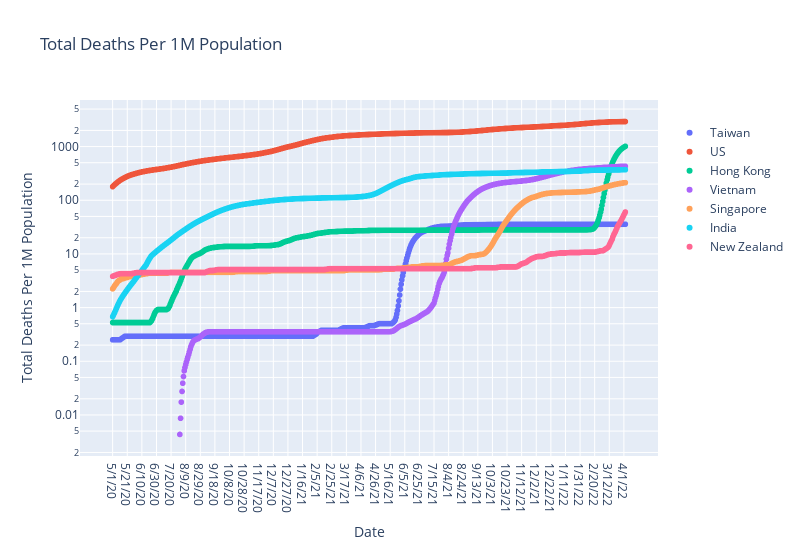

The code cell stored with this chart in its notebook:
### Code cell
ploty_line('Total Deaths Per 1M Population', log_plot=True)

### Figure 1 — Plotly figure (JSON) as saved in the notebook; plotly's stock layout.template omitted (floating-point values rounded to 4 significant figures; data arrays with more than 128 entries replaced by an {"elided": "..."} marker saying what was removed)
{"data": [{"hovertemplate": " =Taiwan<br>Date=%{x}<br>Total Deaths Per 1M Population=%{y}<extra></extra>", "legendgroup": "Taiwan", "marker": {"color": "#636efa", "symbol": "circle"}, "mode": "markers", "name": "Taiwan", "showlegend": true, "type": "scattergl", "x": {"elided": "703 str values"}, "xaxis": "x", "y": {"elided": "703 float values"}, "yaxis": "y"}, {"hovertemplate": " =US<br>Date=%{x}<br>Total Deaths Per 1M Population=%{y}<extra></extra>", "legendgroup": "US", "marker": {"color": "#EF553B", "symbol": "circle"}, "mode": "markers", "name": "US", "showlegend": true, "type": "scattergl", "x": {"elided": "703 str values"}, "xaxis": "x", "y": {"elided": "703 float values"}, "yaxis": "y"}, {"hovertemplate": " =Hong Kong<br>Date=%{x}<br>Total Deaths Per 1M Population=%{y}<extra></extra>", "legendgroup": "Hong Kong", "marker": {"color": "#00cc96", "symbol": "circle"}, "mode": "markers", "name": "Hong Kong", "showlegend": true, "type": "scattergl", "x": {"elided": "703 str values"}, "xaxis": "x", "y": {"elided": "703 float values"}, "yaxis": "y"}, {"hovertemplate": " =Vietnam<br>Date=%{x}<br>Total Deaths Per 1M Population=%{y}<extra></extra>", "legendgroup": "Vietnam", "marker": {"color": "#ab63fa", "symbol": "circle"}, "mode": "markers", "name": "Vietnam", "showlegend": true, "type": "scattergl", "x": {"elided": "703 str values"}, "xaxis": "x", "y": {"elided": "703 float values"}, "yaxis": "y"}, {"hovertemplate": " =Singapore<br>Date=%{x}<br>Total Deaths Per 1M Population=%{y}<extra></extra>", "legendgroup": "Singapore", "marker": {"color": "#FFA15A", "symbol": "circle"}, "mode": "markers", "name": "Singapore", "showlegend": true, "type": "scattergl", "x": {"elided": "703 str values"}, "xaxis": "x", "y": {"elided": "703 float values"}, "yaxis": "y"}, {"hovertemplate": " =India<br>Date=%{x}<br>Total Deaths Per 1M Population=%{y}<extra></extra>", "legendgroup": "India", "marker": {"color": "#19d3f3", "symbol": "circle"}, "mode": "markers", "name": "India", "showlegend": true, "type": "scattergl", "x": {"elided": "703 str values"}, "xaxis": "x", "y": {"elided": "703 float values"}, "yaxis": "y"}, {"hovertemplate": " =New Zealand<br>Date=%{x}<br>Total Deaths Per 1M Population=%{y}<extra></extra>", "legendgroup": "New Zealand", "marker": {"color": "#FF6692", "symbol": "circle"}, "mode": "markers", "name": "New Zealand", "showlegend": true, "type": "scattergl", "x": {"elided": "703 str values"}, "xaxis": "x", "y": {"elided": "703 float values"}, "yaxis": "y"}], "layout": {"height": 550, "legend": {"title": {"text": " "}, "tracegroupgap": 0}, "showlegend": true, "title": {"text": "Total Deaths Per 1M Population"}, "width": 800, "xaxis": {"anchor": "y", "domain": [0, 1], "title": {"text": "Date"}}, "yaxis": {"anchor": "x", "domain": [0, 1], "title": {"text": "Total Deaths Per 1M Population"}, "type": "log"}}}
